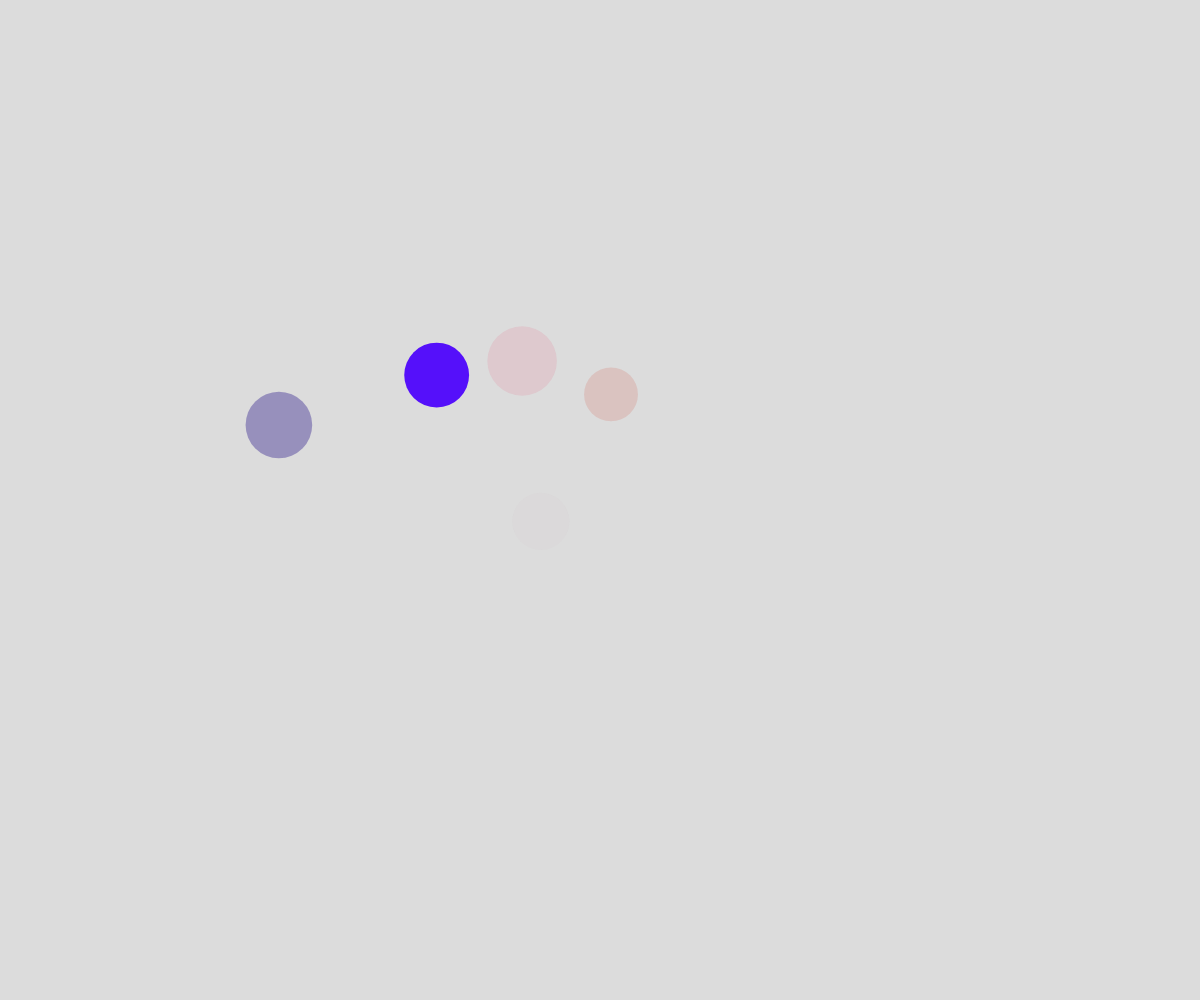
Frame 1 (no input)
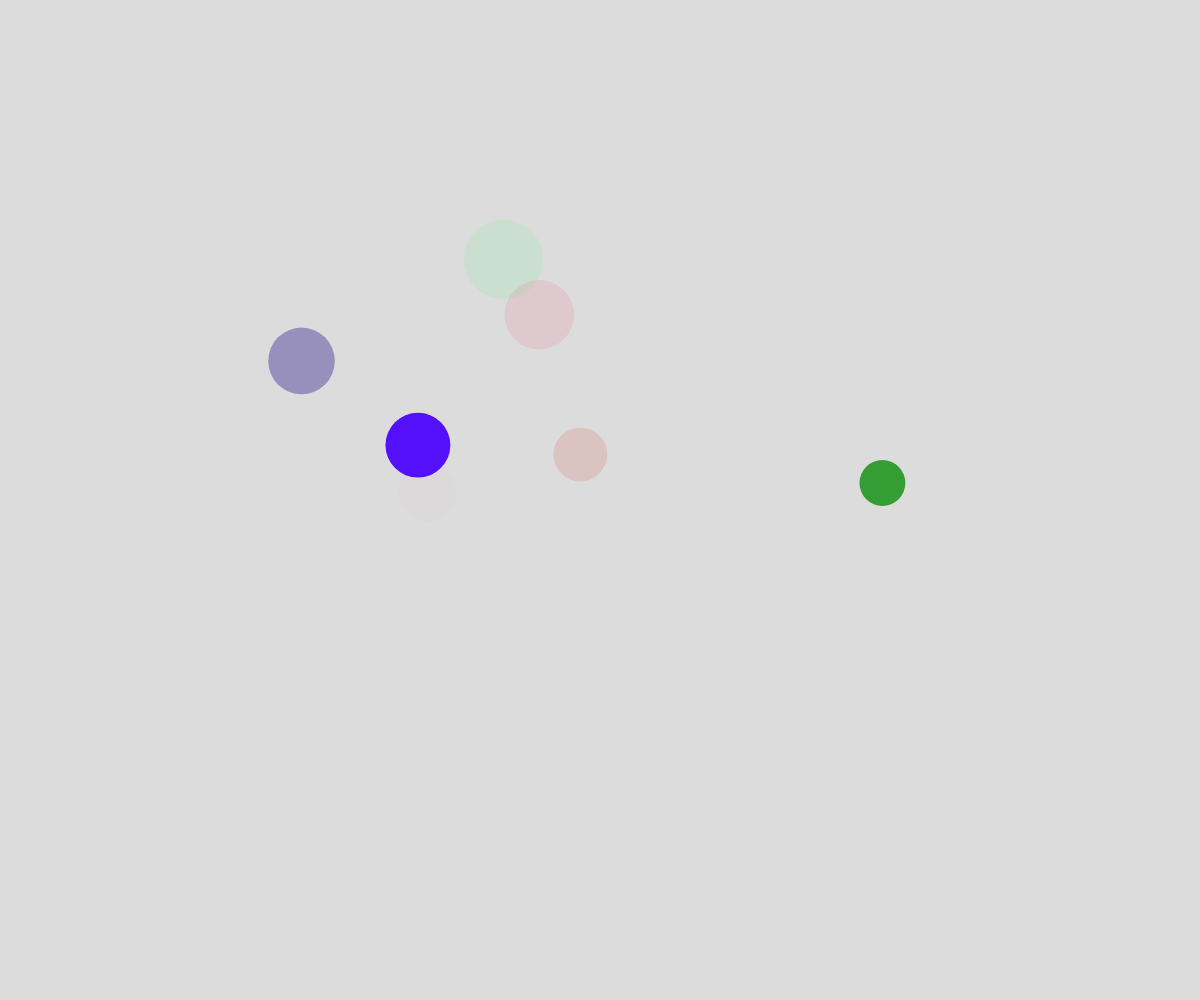
Frame 60 (no input)
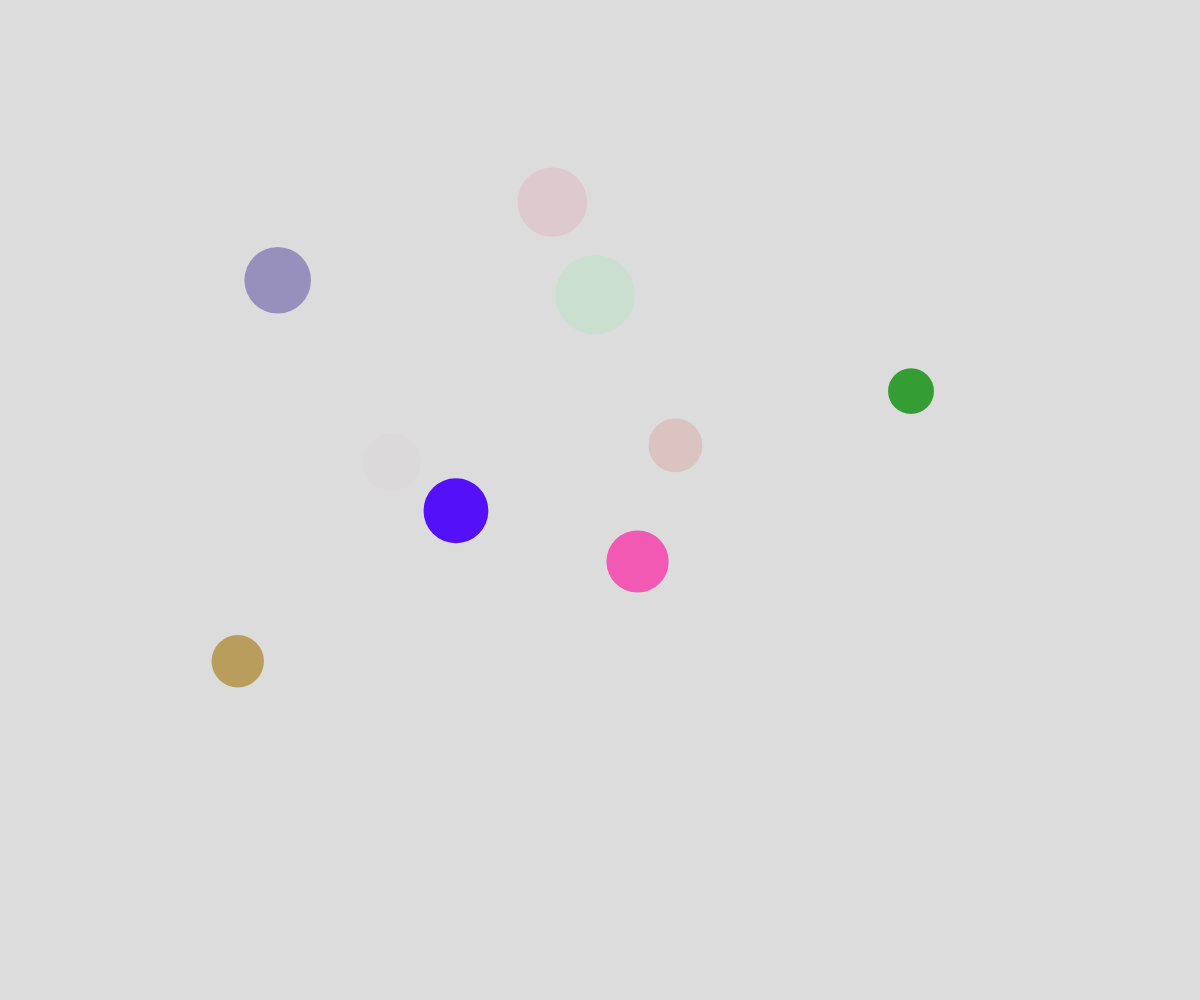
Frame 120 (the mouse pressed at the canvas centre since frame 60)

The p5.js sketch that drew these frames (run headless with seeded random() and noise() and a simulated clock; from frame 60 on, the mouse is pressed at the canvas centre):

// p5.js sketch
// ── sketch.js
// Bubble Array Object Notation Demo
// Removing objects from the array

let theBubbles = [];
let deathLocations = [];

function setup() {
  createCanvas(windowWidth, windowHeight);
  noStroke();

  for (let i = 0; i < 5; i++) {
    spawnBubble();
  }

  //create a new bubble every half second
  window.setInterval(spawnBubble, 500);
}

function draw() {
  background(220);
  // moveBubblesRandomly();
  moveBubblesWithNoise();
  displayBubbles();
  displayDeathSpots();
}

function mousePressed() {
  for (let bubble of theBubbles) {
    if (clickedInBubble(mouseX, mouseY, bubble)) {
      let theIndex = theBubbles.indexOf(bubble);
      theBubbles.splice(theIndex, 1);
      addDeath(mouseX, mouseY);
    }
  }
}

function displayDeathSpots() {
  for (let spot of deathLocations) {
    textAlign(CENTER, CENTER);
    fill("black");
    text("X", spot.x, spot.y);
  }
}

function addDeath(_x, _y) {
  let deathSpot = {
    x: _x, 
    y: _y,
  };
  deathLocations.push(deathSpot);
}

function clickedInBubble(x, y, theBubble) {
  let distanceAway = dist(x, y, theBubble.x, theBubble.y);
  if (distanceAway < theBubble.radius) {
    return true;
  }
  else {
    return false;
  }
}


function displayBubbles() {
  for (let bubble of theBubbles) {
    fill(bubble.r, bubble.g, bubble.b, bubble.alpha);
    circle(bubble.x, bubble.y, bubble.radius * 2);
  }
}

function moveBubblesWithNoise() {
  for (let bubble of theBubbles) {
    let x = noise(bubble.timeX) * width;
    let y = noise(bubble.timeY) * height;

    bubble.x = x;
    bubble.y = y;

    bubble.timeX += bubble.deltaTime;
    bubble.timeY += bubble.deltaTime;
  }
}

function moveBubblesRandomly() {
  for (let bubble of theBubbles) {
    let choice = random(100);
    if (choice < 50) {
      //move up
      bubble.y -= bubble.speed;
    }
    else if (choice < 65) {
      //move down
      bubble.y += bubble.speed;
    }
    else if (choice < 80) {
      //move right
      bubble.x += bubble.speed;
    }
    else {
      //move left
      bubble.x -= bubble.speed;
    }
  }
}

function spawnBubble() {
  let someBubble = {
    x: random(width),
    y: height + random(0, 25),
    speed: random(2, 5),
    radius: random(20, 40),
    r: random(255),
    g: random(255),
    b: random(255),
    alpha: random(255),
    timeX: random(10000000),
    timeY: random(10000000),
    deltaTime: 0.002,
  };
  theBubbles.push(someBubble);
}
